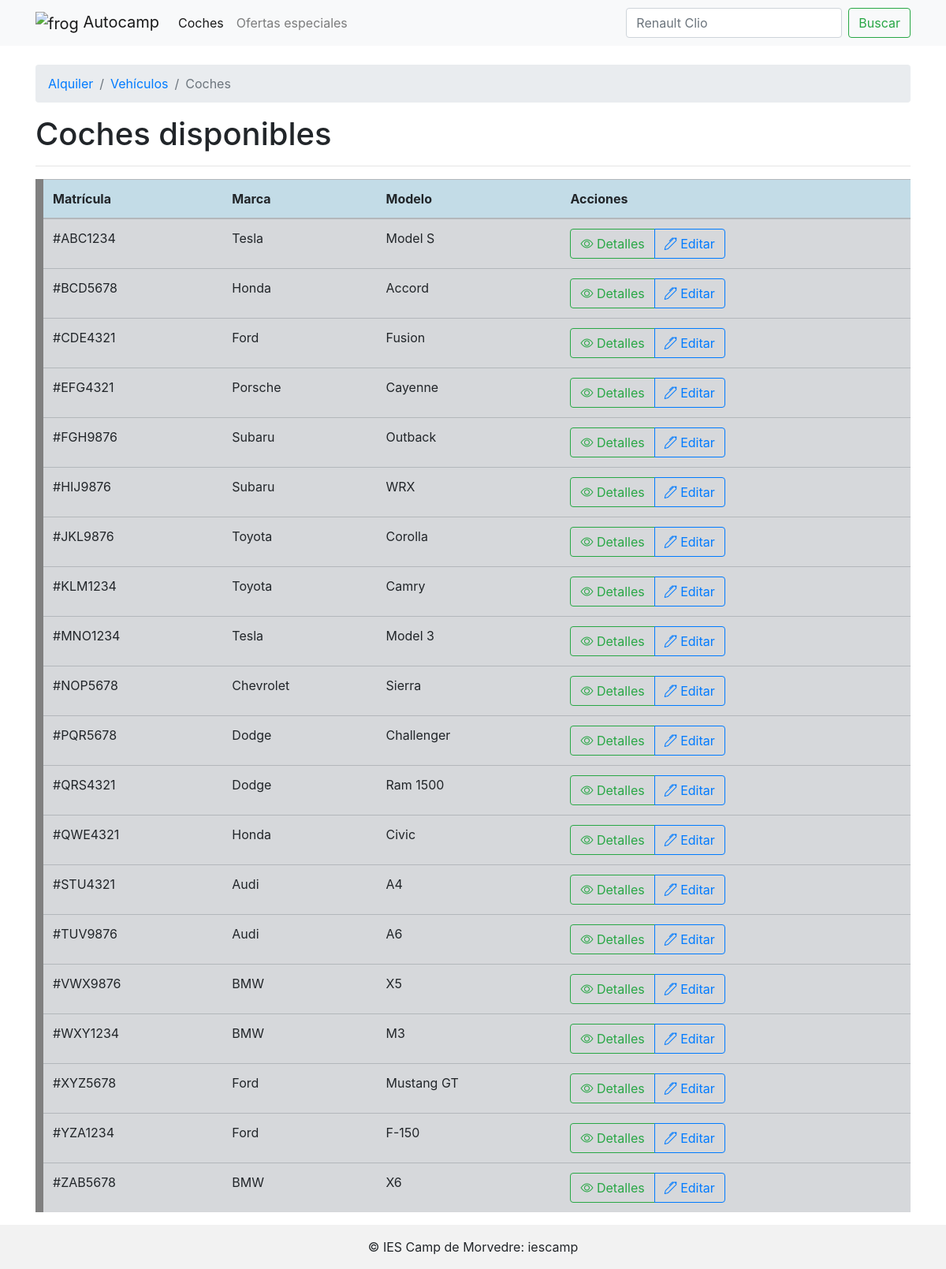
The page / on the database its author committed.
### tables this page shows
CREATE TABLE IF NOT EXISTS cars (
    license_plate VARCHAR(20) PRIMARY KEY,
    model VARCHAR(100),
    brand VARCHAR(100),
    color VARCHAR(7),
    mileage INT,
    manufacture_date DATE
);

### www/index.php (the view, shortened to what this page needs)
<!doctype html>
<html lang="es">
    <head>
        <link rel="stylesheet" href="https://stackpath.bootstrapcdn.com/bootstrap/4.3.1/css/bootstrap.min.css">
        <link rel="stylesheet" href="https://cdn.jsdelivr.net/npm/bootstrap-icons@1.3.0/font/bootstrap-icons.css">
        <link rel="stylesheet" href="assets/css/styles.css" type="text/css">
    </head>
    <body>
        <?php
            $servername = "mysql";
            $username = "asirweb";
            $password = "qwe_123";
            $dbname = "webasir";
            $conn = new mysqli($servername, $username, $password, $dbname);
        ?>
        <header>
            <nav class="navbar navbar-expand-sm navbar-light bg-light">
                <div class="container">
                    <a class="navbar-brand" href="#">
                        <img src="assets/images/frog_square_32x32.png" height="32px" alt="frog" >
                        Autocamp
                    </a>
                    <div class="collapse navbar-collapse" id="collapsibleNavId">
                        <ul class="navbar-nav mr-auto mt-2 mt-lg-0">
                            <li class="nav-item active">
                                <a class="nav-link" href="#">Coches <span class="sr-only">(current)</span></a>
                            </li>
                            <li class="nav-item">
                                <a class="nav-link" href="#">Ofertas especiales</a>
                            </li>
                        </ul>
                        <form class="form-inline my-2 my-lg-0">
                            <input class="form-control mr-sm-2" type="text" placeholder="Renault Clio">
                            <button class="btn btn-outline-success my-2 my-sm-0" type="submit">Buscar</button>
                        </form>
                    </div>
                </div>
            </nav>
        </header>
        <main>
            <br>
            <div class="container">
                <nav class="breadcrumb">
                    <a class="breadcrumb-item" href="#">Alquiler</a>
                    <a class="breadcrumb-item" href="#">Vehículos</a>
                    <span class="breadcrumb-item active">Coches</span>
                </nav>
            </div>
            <div class="container">
                <h1>Coches disponibles</h1>
                <hr>
                <div
                    class="table-responsive"
                >
                    <table
                        class="table table-secondary"
                    >
                        <thead>
                            <tr>
                                <th>Matrícula</th>
                                <th>Marca</th>
                                <th>Modelo</th>
                                <th>Acciones</th>
                            </tr>
                        </thead>
                        <tbody>
                            <?php
                                $sql = "SELECT * FROM cars";
                                $result = $conn->query($sql);
								if ($result->num_rows > 0)
								{
									while ( $row = $result->fetch_assoc() )
									{
										echo "  <tr>
													<td>#{$row['license_plate']}</td>
													<td>{$row['brand']}</td>
													<td>{$row['model']}</td>
													<td>
														<div class='btn-group'>
															<a href='car_detail.php?license_plate={$row['license_plate']}&brand={$row['brand']}&model={$row['model']}' class='btn btn-outline-success btn-md'><i class='bi bi-eye'></i> Detalles</a>
															<a href='#' class='btn btn-outline-primary btn-md'><i class='bi bi-pen'></i> Editar</a>
														</div>
													</td>
												</tr>";
									}
								}
								else
								{
									echo "<tr><td class='danger' colspan='5'>No hay datos disponibles</td></tr>";
								}
                            ?>
                        </tbody>
                    </table>
                </div>
            </div>
        </main>
        <footer>
            <div class="text-center p-3" style="background-color: rgba(0, 0, 0, 0.05);">
              © IES Camp de Morvedre:
              <a class="text-body" href="https://portal.edu.gva.es/iescamp/va/centre/">iescamp</a>
            </div>
        </footer>
    </body>
</html>

### www/assets/css/styles.css (style rules this page uses)
table { border-left: 10px solid grey; }
th { background-color: rgb(195, 220, 231); }

### rows shown on the page
cars: license_plate "ABC1234", brand "Tesla", model "Model S"
cars: license_plate "BCD5678", brand "Honda", model "Accord"
cars: license_plate "CDE4321", brand "Ford", model "Fusion"
cars: license_plate "EFG4321", brand "Porsche", model "Cayenne"
cars: license_plate "FGH9876", brand "Subaru", model "Outback"
cars: license_plate "HIJ9876", brand "Subaru", model "WRX"
cars: license_plate "JKL9876", brand "Toyota", model "Corolla"
cars: license_plate "KLM1234", brand "Toyota", model "Camry"
cars: license_plate "MNO1234", brand "Tesla", model "Model 3"
cars: license_plate "NOP5678", brand "Chevrolet", model "Sierra"
cars: license_plate "PQR5678", brand "Dodge", model "Challenger"
cars: license_plate "QRS4321", brand "Dodge", model "Ram 1500"
cars: license_plate "QWE4321", brand "Honda", model "Civic"
cars: license_plate "STU4321", brand "Audi", model "A4"
cars: license_plate "TUV9876", brand "Audi", model "A6"
cars: license_plate "VWX9876", brand "BMW", model "X5"
cars: license_plate "WXY1234", brand "BMW", model "M3"
cars: license_plate "XYZ5678", brand "Ford", model "Mustang GT"
cars: license_plate "YZA1234", brand "Ford", model "F-150"
cars: license_plate "ZAB5678", brand "BMW", model "X6"
